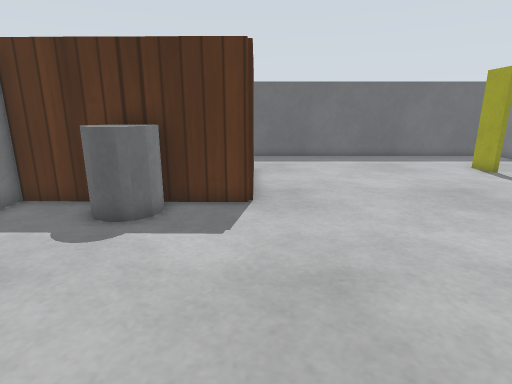
view 1 (above)

16 first-person views from a walk through a Gazebo world. The camera is 0.55 m above the floor, tilts 14° down and sees 80° across. The floor is counted in squares, 0.2 m on a side. Each view is taken from the middle of a square. On the plan, view 1 faces up. The plan holds only what a view shows up to about 20 squares ahead; the rest is blank. The place goes on beyond the plan. Gazebo's built-in surfaces are drawn with simple patterns.

view 2
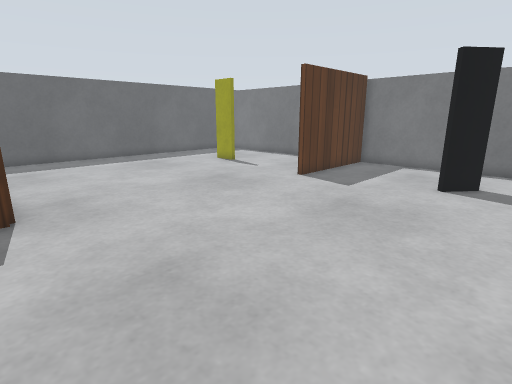

view 3
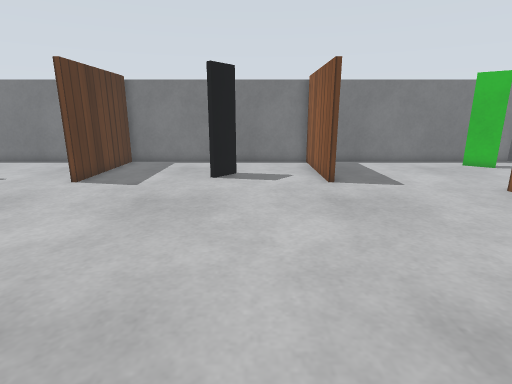

view 4
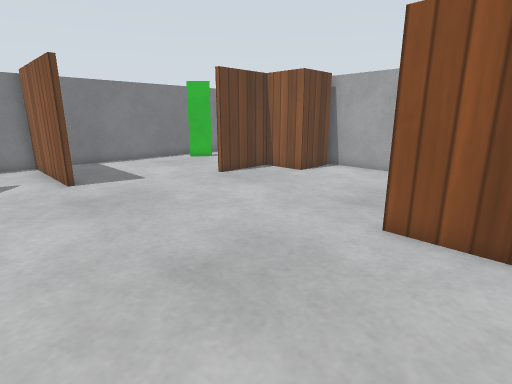

view 5
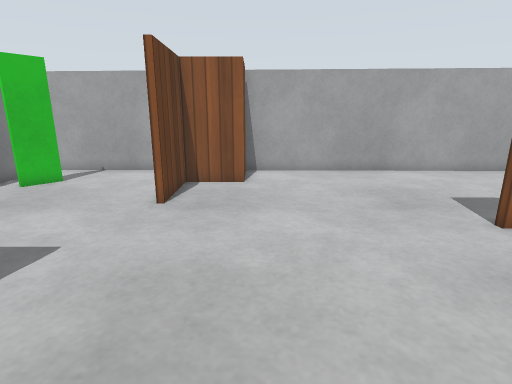

view 6
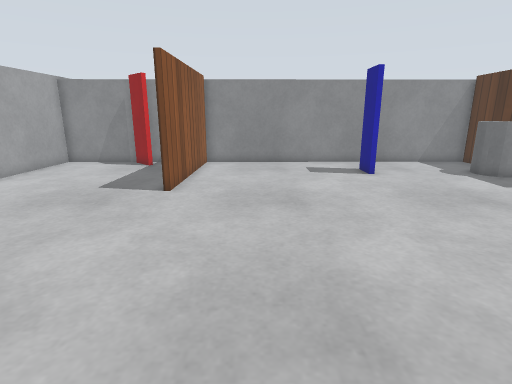

view 7
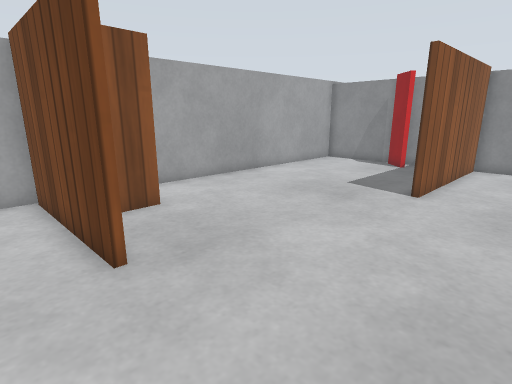

view 8
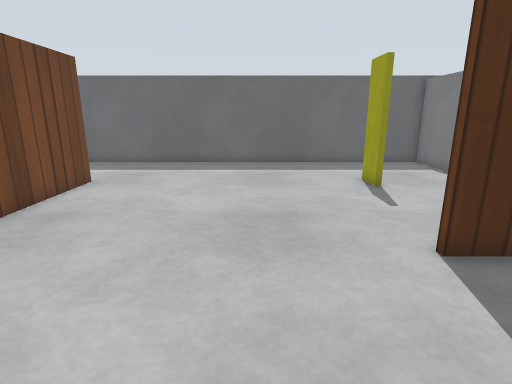

view 9
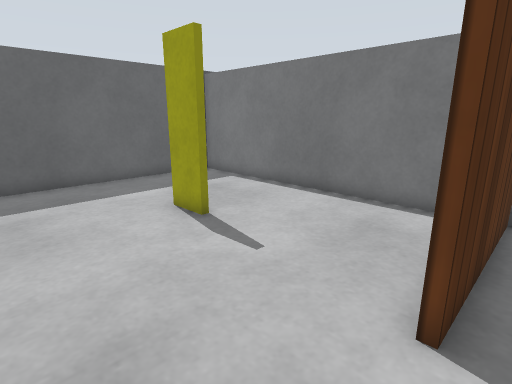

view 10
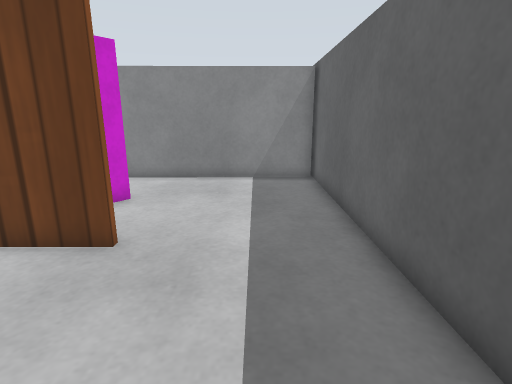

view 11
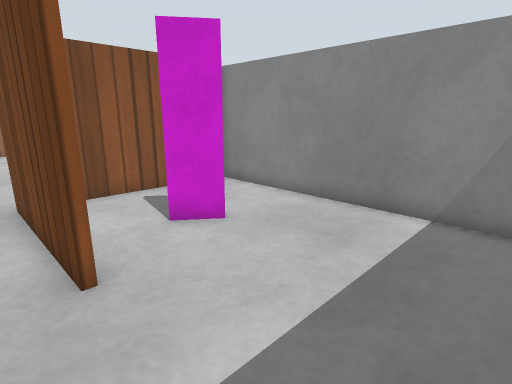

view 12
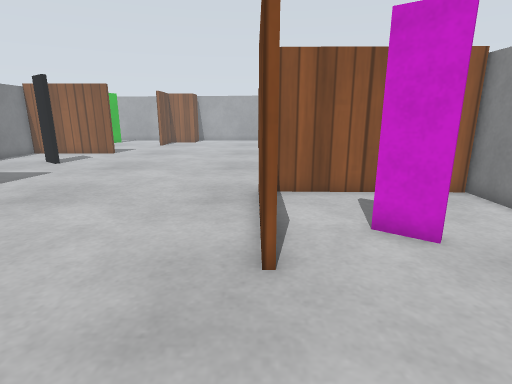

view 13
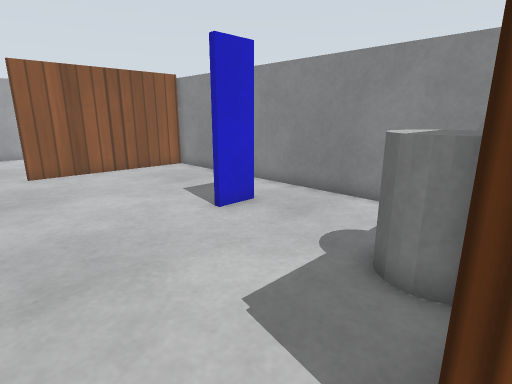

view 14
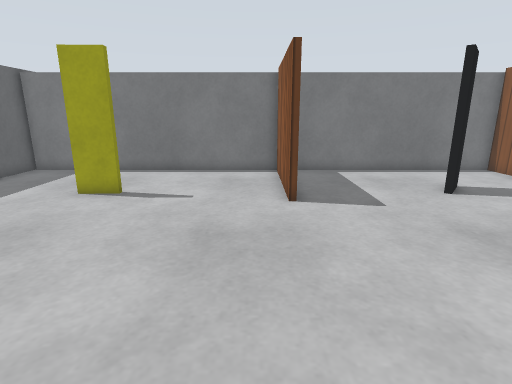

view 15
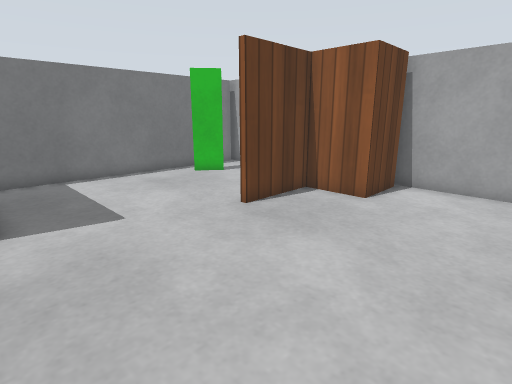

view 16
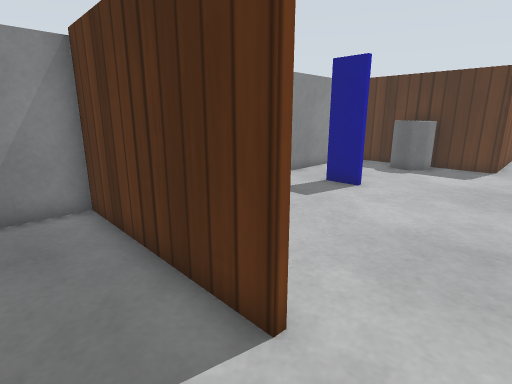

### Floor plan
Points are (right, up) in squares from view 1. A wall is a line through its corners. A room is listed if a view was taken in it or the views show most of it. See-through windows are left out.
Room 1 (views 1, 2, 3, 4, 5, 6, 7, 8, 9, 10, 11, 13, 14, 15, 16)
walls: (10.7, -2.1) (16.8, -2.1) (16.8, 8.7) (10.8, 8.7) (10.8, 8.9) (16.8, 8.9) (16.8, 21.6) (0.4, 21.6); (9.2, -8.4) (9.3, -14.7) (17.3, -14.9); (9, -11.9) (9, -8.4); (-0.1, 16) (-0.1, 9.7) (-7.8, 9.8); (-7.8, 9.9) (-7.7, -6) (-0.1, -6.2) (-0.1, -6.5) (-7.7, -6.3) (-7.6, -14.5) (6.8, -14.7); (16.8, -14.6) (16.8, -3.1)
ways out: opening at (0, 18.5) to room 2
objects: red box (-7, -10) to (-7, -9); blue box (-5, 3) to (-4, 3); grey cylinder (-5, 8) to (-3, 9); wooden box (7, -14) to (9, -12); black box (12, 2) to (13, 3); yellow box (12, 15) to (12, 16); green box (15, -12) to (15, -11)
Room 2 (view 12)
walls: (-5.1, 10) (-0.7, 9.9); (-7.9, 21.6) (-7.8, 9.9); (-7.8, 10) (-7.1, 10); (0.4, 21.6) (-8.5, 21.6)
ways out: opening at (0, 18.5) to room 1
objects: magenta box (-4, 14) to (-3, 15)

Where each view was taken, in squares from view 1:
view 1: 0 up, 0 right, facing up
view 2: 0 up, 1 left, facing up-right
view 3: 1 up, 2 left, facing right
view 4: 1 up, 3 left, facing down-right
view 5: 1 up, 6 right, facing down
view 6: 3 down, 11 right, facing left
view 7: 3 down, 11 right, facing down-left
view 8: 3 up, 7 right, facing up
view 9: 8 up, 7 right, facing up-right
view 10: 19 up, 6 right, facing left
view 11: 21 up, 1 right, facing down-left
view 12: 21 up, 0 right, facing down
view 13: 10 up, 2 right, facing down-left
view 14: 10 up, 1 right, facing right
view 15: 2 down, 2 right, facing down-right
view 16: 9 down, 2 right, facing up-left
